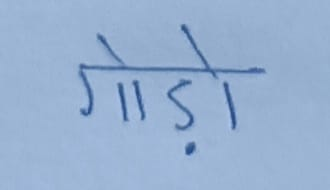
#> input picture mundari_dataset/test/ha/ha1.jpeg, 330 x 190 px, given in place of test, which was not available
$ python preprocess.py
#> lines starting #> are read from the running program, lines starting #| are printed output that depends on the picture; pictures that were not available may be replaced by others from this repository, and a replacement may not be noted
import os
import cv2
import numpy as np
from PIL import Image

# Dataset directory
dataset_dir = "mundari_dataset"
processed_dir = "processed_dataset"
os.makedirs(processed_dir, exist_ok=True)

# Preprocessing function
def preprocess_image(img_path):
#> called with img_path = 'mundari_dataset/test'
    img = cv2.imread(img_path, cv2.IMREAD_GRAYSCALE)  # Convert to grayscale
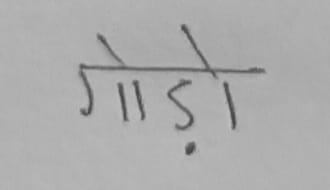
#> img: shape (190, 330); min 65, max 194, mean 172.6
    img = cv2.resize(img, (128, 128))  # Resize to 128x128 pixels
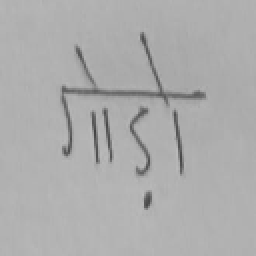
#> img: shape (128, 128) (shown 2 times larger); min 66, max 189, mean 172.5
    img = img / 255.0  # Normalize pixel values
    return img

# Process images
for img_name in os.listdir(dataset_dir):
    img_path = os.path.join(dataset_dir, img_name)
    processed_img = preprocess_image(img_path)

    # Save processed image
    processed_img_path = os.path.join(processed_dir, img_name)
    cv2.imwrite(processed_img_path, (processed_img * 255).astype(np.uint8))
    print(f"Processed: {processed_img_path}")

print("Dataset preprocessing completed!")

$ run again, on mundari_dataset/test/na/na1.jpeg
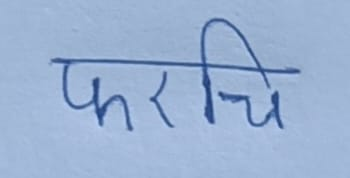
#> input picture mundari_dataset/test/na/na1.jpeg, 350 x 178 px, given in place of test, which was not available
#> in preprocess_image, `img = cv2.imread(img_path, cv2.IMREAD_GRAYSCALE)`:
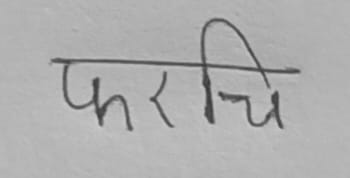
#> img: shape (178, 350); min 54, max 206, mean 174.9
#> in preprocess_image, `img = cv2.resize(img, (128, 128))`:
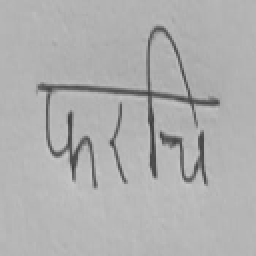
#> img: shape (128, 128) (shown 2 times larger); min 62, max 199, mean 174.8
